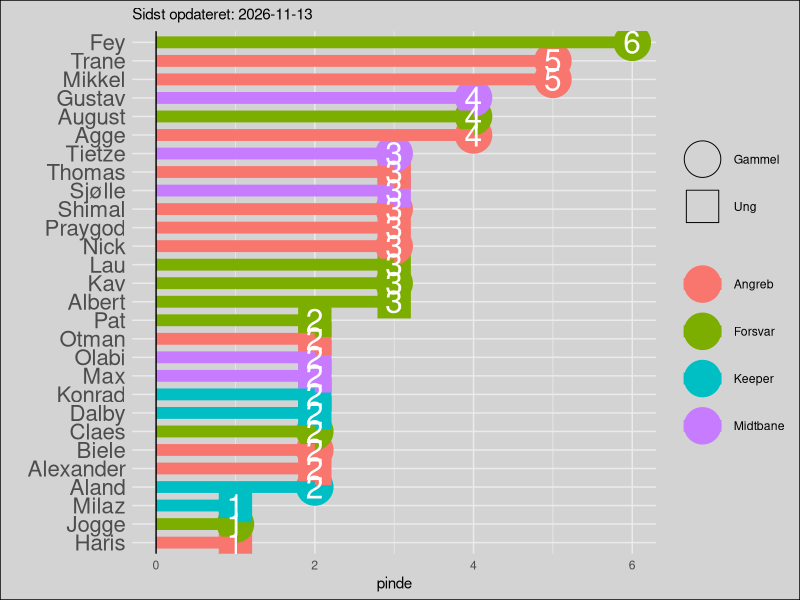
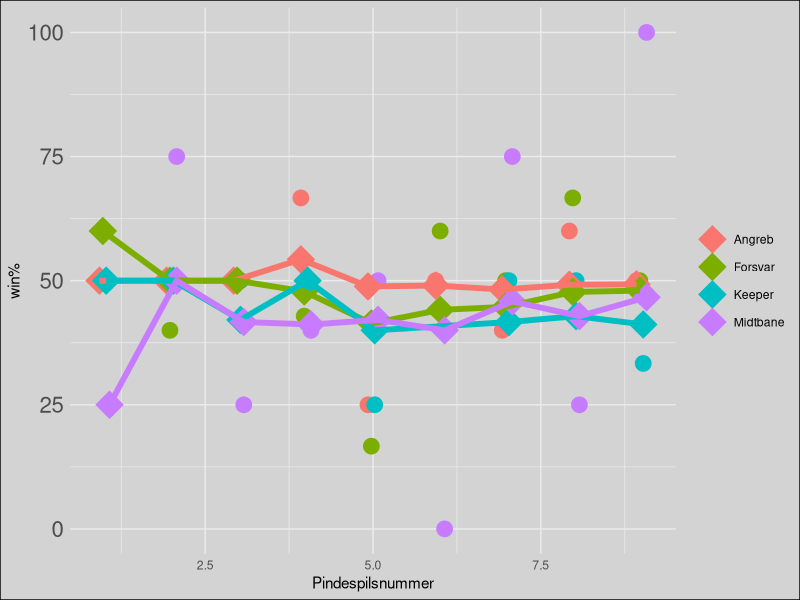
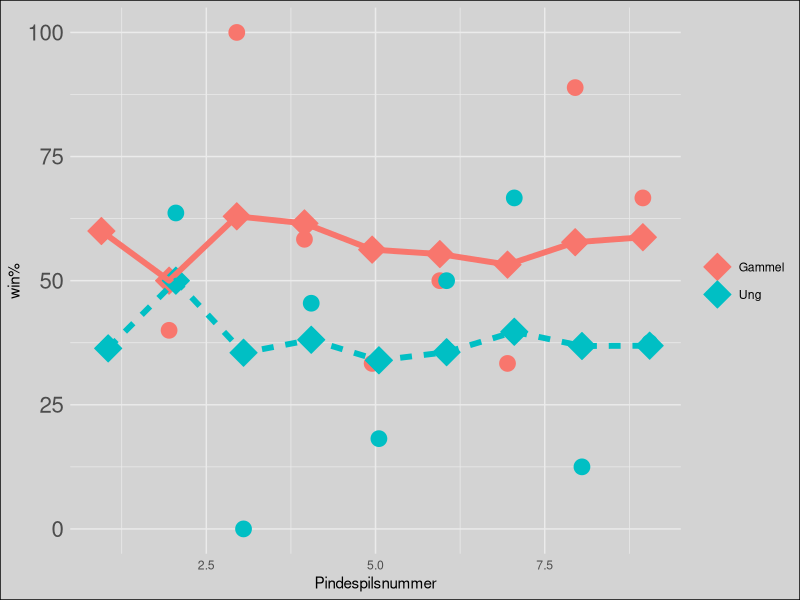
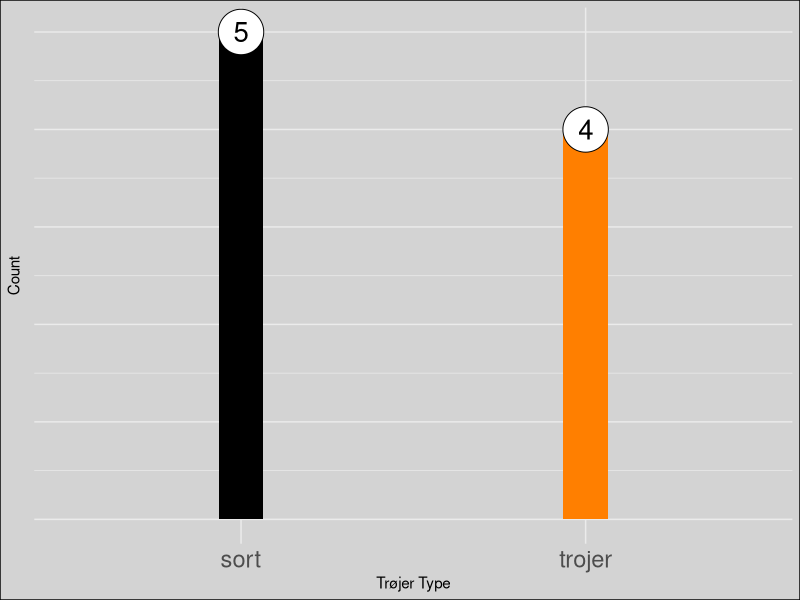

Generate these figures, in order, with R:
library(tidyr)
library(dplyr)
library(purrr)
library(ggplot2)
library(forcats)
library(knitr)

sti_billeder <- "C:/Users/augus/Desktop/pindespil/Jelly/pindespil1908.github.io/assets/img/"

opdateret <- Sys.Date()

data <- tribble(
  ~spiller, ~alder, ~position, 
  
  "Dalby",      "Ung",         "Keeper",
  "Aland",      "Gammel",      "Keeper",
  "KC",         "Gammel",      "Keeper",
  "Konrad",     "Ung",         "Keeper",
  "Milaz",      "Ung",         "Keeper",
  
  "Jogge",      "Gammel",      "Forsvar",
  "Kav",        "Gammel",      "Forsvar",
  "Claes",      "Gammel",      "Forsvar",
  "Lau",        "Ung",         "Forsvar",
  "Fey",        "Gammel",      "Forsvar",
  "August",     "Gammel",      "Forsvar",
  "Pat",        "Ung",         "Forsvar",
  "Albert",     "Ung",         "Forsvar",
  
  "Gustav",     "Gammel",      "Midtbane",
  "Max",        "Ung",         "Midtbane",
  "Tietze",     "Gammel",      "Midtbane",
  "Sjølle",     "Ung",         "Midtbane",
  "Olabi",      "Ung",         "Midtbane",
  
  "Praygod",    "Ung",         "Angreb",
  "Otman",      "Ung",         "Angreb",
  "Thomas",     "Ung",         "Angreb",
  "Alexander",  "Ung",         "Angreb",
  "Nick",       "Gammel",      "Angreb",
  "Haris",      "Ung",         "Angreb",
  "Agge",       "Gammel",      "Angreb",
  "Shimal",     "Gammel",      "Angreb",
  "Biele",      "Gammel",      "Angreb",
  "Mikkel",     "Gammel",      "Angreb",
  "Trane",      "Gammel",      "Angreb"
)

pinde <- tribble(
  ~id, ~dato, ~spiltype, ~trøjer, ~joker, 
  ~vindere, 
  ~tabere,
  
  1, "2025-01-21", "Interval", 1, 0, 
  c("August", "Pat", "Nick", "Mikkel", "Biele", "Max", "Aland", "Thomas", "Trane", "Albert", NA),
  c("Lau", "Fey", "Gustav", "Sjølle", "Alexander", "Agge", "Shimal", "Praygod", "Otman", "Olabi", "Dalby"),
  
  2, "2025-01-21", "Skud", 0, 0, 
  c("Lau", "Fey", "Gustav", "Sjølle", "Alexander", "Agge", "Shimal", "Praygod", "Otman", "Olabi", "Dalby"),
  c("August", "Pat", "Nick", "Mikkel", "Biele", "Max", "Aland", "Thomas", "Trane", "Albert", NA),
  
  3, "2025-01-23", "Interval", 0, 0, 
  c("August", "Fey", "Shimal", "Nick", "Tietze", "Claes", "Mikkel", NA, NA),
  c("Lau", "Pat", "Albert", "Max", "Sjølle", "Olabi", "Praygod", "Otman", "Thomas"),
  
  4, "2025-01-28", "Interval", 0, 0,
  c("Gustav", "Aland", "Sjølle", "Otman", "Biele", "Albert", "Mikkel", "Lau", "Shimal", "Agge", "Fey", "Thomas"),
  c("August", "Dalby", "Trane", "Max", "Olabi", "Praygod", "Tietze", "Jogge", "Pat", "Alexander", "Claes", NA),
  
  5, "2025-02-03", "4v4", 1,0,
  c("August", "Dalby", "Nick", "Olabi", "Trane", NA, NA, NA, NA, NA, NA, NA, NA, NA, NA),
  c("Aland", "KC", "Konrad", "Haris", "Sjølle", "Lau", "Pat", "Mikkel", "Shimal", "Alexander", "Thomas", "Claes", "Kav", "Praygod", "Albert"),
  
  6, "2025-02-04", "Interval", 1, 0,
  c("Lau", "Kav", "Mikkel", "Praygod", "Trane", "Alexander", "Fey"),
  c("August", "Thomas", "Nick", "Jogge", "Max", "Agge", "Haris"),
  
  7, "2025-02-17", "Interval", 1, 1,
  c("Sjølle", "Max", "Albert", "Haris", "Praygod", "Kav", "Konrad", "Gustav"),
  c("August", "Lau", "Nick", "Mikkel", "Trane", "Olabi", "Dalby", NA),
  
  8, "2025-02-18", "Interval", 0, 0,
  c("August", "Fey", "Mikkel", "Trane", "Milaz", "Kav", "Agge", "Jogge", "Tietze"),
  c("Lau", "Haris", "Praygod", "Albert", "Gustav", "Olabi", "Konrad", "Max", NA),
  
  9, "2025-02-20", "Skud", 0, 0,
  c( "Gustav", "Trane", "Claes", "Fey", "Tietze", "Pat", "Thomas", "Agge", "Konrad"),
  c("August", "Lau", "Praygod", "Albert", "Mikkel", "Alexander",  "Dalby", "Aland", NA)
  
  
)

###
# HUSK AT OPDATERE PLOTS.RMD OGSÅ!
##



funktion <- function(input) {
  pinde <- pinde %>% 
    unnest(cols = c(vindere, tabere)) %>% 
    mutate(dato = as.Date(dato, tryFormats = c("%Y-%m-%d")))
  
  forkert <- c(setdiff(pinde$tabere, data$spiller), setdiff(pinde$vindere, data$spiller)) %>% na.omit
  
  if (length(forkert) > 0) {
    stop("idiot")
  } else {
    message("godt")
  }
  pinde
}

pinde <- funktion(pinde)

png(filename = paste0(sti_billeder, "pinde_spiller.png"), width = 1000, height = 1200)
pinde %>% 
  filter(!is.na(vindere)) %>% 
  group_by(vindere) %>% 
  summarise(pinde = n()) %>% 
  left_join(data, by = c("vindere"="spiller")) %>% 
  arrange(desc(pinde)) %>% 
  ggplot(aes(fct_reorder(vindere, pinde), pinde))+ 
  geom_point(aes(shape = alder, fill = position, color=position), size =12)+
  geom_segment(aes(x = fct_reorder(vindere, pinde), xend = fct_reorder(vindere, pinde),
                   y = 0, yend = pinde, color = position),
               lwd = 4) +
  geom_text(aes(label = pinde), color = "white", size = 8) +
  scale_shape_manual(values = c(21, 22), name = " ") +
  geom_hline(yintercept = 0) +
  coord_flip() +  
  theme_minimal() + 
  scale_x_discrete(name = "")+
  #scale_y_continuous(breaks = seq(0,2))+
  theme(legend.title = element_blank(),
        axis.text.y = element_text(size = 16)) +
  labs(subtitle= paste0("Sidst opdateret: ", opdateret)) + theme(plot.background = element_rect(fill = 'lightgrey', colour = 'black'))
dev.off()

# posistions graf
png(filename = paste0(sti_billeder, "position_graf.png"), width = 1200, height = 1000)
pinde %>%
  pivot_longer(cols = c(vindere, tabere),
               names_to = "source",  # A temporary column for identifying col1/col2
               values_to = "spiller") %>%
  mutate(pind = ifelse(source == "vindere", "sejre", "tabte")) %>%  # Assign 1 if from col1, 0 if from col2
  select(-source)  %>%
  left_join(data, by = c("spiller"="spiller")) %>%
  filter(!is.na(spiller)) %>%
  group_by(id, position, pind) %>%
  summarise(vundne = n()) %>%
  rbind(data.frame(id = c(3, 3),
                   position = c("Keeper", "Keeper"),
                   pind = c("sejre", "tabte"),
                   vundne = c(1,1))) %>%
  pivot_wider(names_from = pind,
              values_from = vundne, values_fill = list(vundne = 0)) %>%
  mutate(gennemsnit = sejre/(tabte+sejre)*100) %>%
  ungroup() %>%
  group_by(position) %>%
  mutate(gnm = cumsum(sejre)/(cumsum(tabte)+cumsum(sejre))*100) %>%
  ungroup() %>%
  arrange(as.numeric(id), position) %>%
  ggplot(aes(id, gennemsnit, color = position, fill = position)) +
  geom_point(size = 5, position = position_dodge(width = 0.2)) +
  geom_point(aes(y = gnm, group = position), shape = 23, size = 7, na.rm = TRUE, position = position_dodge(width = 0.2)) +
  geom_line(aes(y = gnm, group = position),size = 2, na.rm = TRUE, position = position_dodge(width = 0.2)) +
  theme_minimal()+
 # scale_x_continuous(breaks = c(1,2,3)) +
  labs(
    x = "Pindespilsnummer",  # Custom x-axis label
    y = "win%"  # Custom plot title
  ) +
  theme(legend.title = element_blank(),
        axis.text.y = element_text(size = 16))+ theme(plot.background = element_rect(fill = 'lightgrey', colour = 'black'))


#+
  # geom_segment(aes(
  #   x = dodge,  # Adjust x to align with dodge
  #   xend = dodge,  # Adjust xend to align with dodge
  #   y = gennemsnit,
  #   yend = gnm,
  #   group = position),
  #   arrow = arrow(length = unit(0.15, "cm")),
  #   size= 0.3,
  #   data = ~.x %>% filter(abs(gennemsnit - gnm) > 5), # Add a threshold for arrow drawing
  #   position = position_dodge(width = 0.2),
  #   na.rm = TRUE)
dev.off()


# ggplot(aes(x = as.numeric(pindespil_id), y = gennemsnit, color = position)) +
#   geom_point(size = 3, position = position_dodge(width = 0.2)) +
#   geom_point(aes(y = gnm, group = position), shape = 0, size = 0, na.rm = TRUE, position = position_dodge(width = 0.2)) +
#   geom_smooth(aes(y = gnm, group = position, fill = position), method = "loess", se = F, na.rm = TRUE,
#               alpha = 0.2, position = position_dodge(width = 0.2)) +
#   theme_minimal() + theme(legend.position = "bottom")
# #
# test2 %>% 
#   filter(!is.na(position)) %>% 
#   group_by(pindespil_id, position, udfald) %>%
#   summarise(vundne = n(), .groups = "drop") %>%
#   rbind(data.frame(pindespil_id = c("8", "8"), 
#                    position = c("keeper", "keeper"), 
#                    udfald = c("tabende_hold", "vindende_hold"),
#                    vundne = c(0,0))) %>%
#   pivot_wider(names_from = udfald,
#               values_from = vundne, values_fill = list(vundne = 0)) %>% 
#   mutate(gennemsnit = vindende_hold/(tabende_hold+vindende_hold)*100) %>% 
#   ungroup() %>%
#   group_by(position) %>% 
#   mutate(gnm = cumsum(vindende_hold)/(cumsum(tabende_hold)+cumsum(vindende_hold))*100) %>% 
#   ungroup() %>% 
#   arrange(as.numeric(pindespil_id))
png(filename = paste0(sti_billeder, "alder_rank.png"), width = 1200, height = 1000)
pinde %>%
  pivot_longer(cols = c(vindere, tabere),
               names_to = "source",  # A temporary column for identifying col1/col2
               values_to = "spiller") %>%
  mutate(pind = ifelse(source == "vindere", "sejre", "tabte")) %>%  # Assign 1 if from col1, 0 if from col2
  select(-source)  %>%
  left_join(data, by = c("spiller"="spiller")) %>%
  filter(!is.na(spiller)) %>%
  group_by(id, alder, pind) %>%
  summarise(vundne = n()) %>%
  # rbind(data.frame(id = c(3, 3),
  #                  position = c("Keeper", "Keeper"),
  #                  pind = c("sejre", "tabte"),
  #                  vundne = c(1,1))) %>%
  pivot_wider(names_from = pind,
              values_from = vundne, values_fill = list(vundne = 0)) %>%
  mutate(gennemsnit = sejre/(tabte+sejre)*100) %>%
  ungroup() %>%
  group_by(alder) %>%
  mutate(gnm = cumsum(sejre)/(cumsum(tabte)+cumsum(sejre))*100) %>%
  ungroup() %>%
  arrange(as.numeric(id), alder) %>%
  ggplot(aes(id, gennemsnit, color = alder, fill = alder)) +
  geom_point(size = 5, position = position_dodge(width = 0.2)) +
  geom_point(aes(y = gnm, group = alder), shape = 23, size = 7, na.rm = TRUE, position = position_dodge(width = 0.2)) +
  geom_line(aes(y = gnm, group = alder, linetype = alder),size = 2, na.rm = TRUE, position = position_dodge(width = 0.2)) +
  theme_minimal()+
  # scale_x_continuous(breaks = c(1,2,3)) +
  labs(
    x = "Pindespilsnummer",  # Custom x-axis label
    y = "win%"  # Custom plot title
  ) +
  theme(legend.title = element_blank(),
        axis.text.y = element_text(size = 16))+ theme(plot.background = element_rect(fill = 'lightgrey', colour = 'black'))
dev.off()



##


png(filename = paste0(sti_billeder, "trojer_vandt.png"), width = 1000, height = 1200)
pinde %>% 
  mutate(trøjer_sejr = case_when(trøjer == 1 ~ "trojer",
                                 trøjer != 1 ~ "sort")) %>% 
  group_by(id) %>% 
  select(trøjer_sejr) %>% 
  distinct() %>%
  ungroup() %>% 
  ggplot(aes(x = trøjer_sejr)) + 
  geom_bar(width = 0.13, fill = c("black", "darkorange1")) +  # Narrower bars with color
  geom_point(stat = "count", aes(y = after_stat(count)), size = 15, shape = 21, fill = "white") +  # Circles at the top
  geom_text(stat = "count", aes(y = after_stat(count), label = after_stat(count)), vjust = 0.5, size = 7) +  # Labels above circles
  labs(x = "Trøjer Type", y = "Count") +
  theme_minimal() +
  theme(legend.title = element_blank(),
        axis.text.y = element_text(size = 0.01),
        axis.text.x = element_text(size = 17))+ 
  theme(plot.background = element_rect(fill = 'lightgrey', colour = 'black'))
dev.off()
